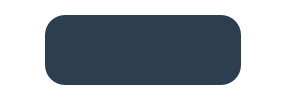
                 <widget class="QFrame" name="Footer">
                  
         
                  <property name="styleSheet">
                   
          
                   <string notr="true">background-color: rgb(255, 255, 255);</string>
                   
         
                  </property>
                  
         
                  <layout class="QHBoxLayout" name="horizontalLayout_9">
                   
          
                   <property name="spacing">
                    
           
                    <number>10</number>
                    
          
                   </property>
                   
          
                   <property name="leftMargin">
                    
           
                    <number>5</number>
                    
          
                   </property>
                   
          
                   <property name="topMargin">
                    
           
                    <number>15</number>
                    
          
                   </property>
                   
          
                   <property name="rightMargin">
                    
           
                    <number>5</number>
                    
          
                   </property>
                   
          
                   <property name="bottomMargin">
                    
           
                    <number>15</number>
                    
          
                   </property>
                   
          
                   <item>
                    
           
                    <spacer name="horizontalSpacer_8">
                     
            
                     <property name="orientation">
                      
             
                      <enum>Qt::Horizontal</enum>
                      
            
                     </property>
                     
            
                     <property name="sizeHint" stdset="0">
                      
             
                      <size>
                       
              
                       <width>40</width>
                       
              
                       <height>20</height>
                       
             
                      </size>
                      
            
                     </property>
                     
           
                    </spacer>
                    
          
                   </item>
                   
          
                   <item>
                    
           
                    <widget class="QFrame" name="frame">
                     
            
                     <property name="styleSheet">
                      
             
                      <string notr="true">QPushButton{
 background-color: rgb(44, 62, 80);
 border-width:1px;
 border-radius:10px;
 border-color: red;
 max-width:50px;
 max-height:50px;
}
QFrame{
border-radius:20px;
background-color: rgb(44, 62, 80);
}
QPushButton::hover{
background-color: rgb(52, 73, 94);
}</string>
                      
            
                     </property>
                     
            
                     <property name="frameShape">
                      
             
                      <enum>QFrame::StyledPanel</enum>
                      
            
                     </property>
                     
            
                     <property name="frameShadow">
                      
             
                      <enum>QFrame::Raised</enum>
                      
            
                     </property>
                     
            
                     <layout class="QHBoxLayout" name="horizontalLayout_7">
                      
             
                      <property name="spacing">
                       
              
                       <number>10</number>
                       
             
                      </property>
                      
             
                      <property name="leftMargin">
                       
              
                       <number>10</number>
                       
             
                      </property>
                      
             
                      <property name="topMargin">
                       
              
                       <number>10</number>
                       
             
                      </property>
                      
             
                      <property name="rightMargin">
                       
              
                       <number>10</number>
                       
             
                      </property>
                      
             
                      <property name="bottomMargin">
                       
              
                       <number>10</number>
                       
             
                      </property>
                      
             
                      <item>
                       
              
                       <widget class="QPushButton" name="m_simulation_pause_button">
                        
               
                        <property name="minimumSize">
                         
                
                         <size>
                          
                 
                          <width>50</width>
                          
                 
                          <height>50</height>
                          
                
                         </size>
                         
               
                        </property>
                        
               
                        <property name="toolTip">
                         
                
                         <string>Pause the simulation</string>
                         
               
                        </property>
                        
               
                        <property name="whatsThis">
                         
                
                         <string/>
                         
               
                        </property>
                        
               
                        <property name="text">
                         
                
                         <string/>
                         
               
                        </property>
                        
               
                        <property name="icon">
                         
                
                         <iconset resource="../resource.qrc">
                          
                 
                          <normaloff>:/icon/Image/icon/pause_icon.png</normaloff>
                          :/icon/Image/icon/pause_icon.png
                         </iconset>
                         
               
                        </property>
                        
               
                        <property name="iconSize">
                         
                
                         <size>
                          
                 
                          <width>50</width>
                          
                 
                          <height>50</height>
                          
                
                         </size>
                         
               
                        </property>
                        
              
                       </widget>
                       
             
                      </item>
                      
             
                      <item>
                       
              
                       <widget class="QPushButton" name="m_simulation_play_button">
                        
               
                        <property name="enabled">
                         
                
                         <bool>true</bool>
                         
               
                        </property>
                        
               
                        <property name="toolTip">
                         
                
                         <string>Start the simulation</string>
                         
               
                        </property>
                        
               
                        <property name="statusTip">
                         
                
                         <string/>
                         
               
                        </property>
                        
               
                        <property name="whatsThis">
                         
                
                         <string/>
                         
               
                        </property>
                        
               
                        <property name="inputMethodHints">
                         
                
                         <set>Qt::ImhNone</set>
                         
               
                        </property>
                        
               
                        <property name="text">
                         
                
                         <string/>
                         
               
                        </property>
                        
               
                        <property name="icon">
                         
                
                         <iconset resource="../resource.qrc">
                          
                 
                          <normaloff>:/icon/Image/icon/play_icon.png</normaloff>
                          :/icon/Image/icon/play_icon.png
                         </iconset>
                         
               
                        </property>
                        
               
                        <property name="iconSize">
                         
                
                         <size>
                          
                 
                          <width>70</width>
                          
                 
                          <height>70</height>
                          
                
                         </size>
                         
               
                        </property>
                        
              
                       </widget>
                       
             
                      </item>
                      
             
                      <item>
                       
              
                       <widget class="QPushButton" name="m_simulation_restart_button">
                        
               
                        <property name="toolTip">
                         
                
                         <string>Restart the simulation</string>
                         
               
                        </property>
                        
               
                        <property name="text">
                         
                
                         <string/>
                         
               
                        </property>
                        
               
                        <property name="icon">
                         
                
                         <iconset resource="../resource.qrc">
                          
                 
                          <normaloff>:/icon/Image/icon/reset_icon.png</normaloff>
                          :/icon/Image/icon/reset_icon.png
                         </iconset>
                         
               
                        </property>
                        
               
                        <property name="iconSize">
                         
                
                         <size>
                          
                 
                          <width>50</width>
                          
                 
                          <height>50</height>
                          
                
                         </size>
                         
               
                        </property>
                        
              
                       </widget>
                       
             
                      </item>
                      
             
                      <item>
                       
              
                       <widget class="QPushButton" name="m_simulation_stop_button">
                        
               
                        <property name="toolTip">
                         
                
                         <string>Stop the simulation</string>
                         
               
                        </property>
                        
               
                        <property name="text">
                         
                
                         <string/>
                         
               
                        </property>
                        
               
                        <property name="icon">
                         
                
                         <iconset resource="../resource.qrc">
                          
                 
                          <normaloff>:/icon/Image/icon/stop_icon.png</normaloff>
                          :/icon/Image/icon/stop_icon.png
                         </iconset>
                         
               
                        </property>
                        
               
                        <property name="iconSize">
                         
                
                         <size>
                          
                 
                          <width>70</width>
                          
                 
                          <height>70</height>
                          
                
                         </size>
                         
               
                        </property>
                        
              
                       </widget>
                       
             
                      </item>
                      
            
                     </layout>
                     
           
                    </widget>
                    
          
                   </item>
                   
          
                   <item>
                    
           
                    <spacer name="horizontalSpacer_7">
                     
            
                     <property name="orientation">
                      
             
                      <enum>Qt::Horizontal</enum>
                      
            
                     </property>
                     
            
                     <property name="sizeHint" stdset="0">
                      
             
                      <size>
                       
              
                       <width>40</width>
                       
              
                       <height>20</height>
                       
             
                      </size>
                      
            
                     </property>
                     
           
                    </spacer>
                    
          
                   </item>
                   
         
                  </layout>
                  
        
                 </widget>
